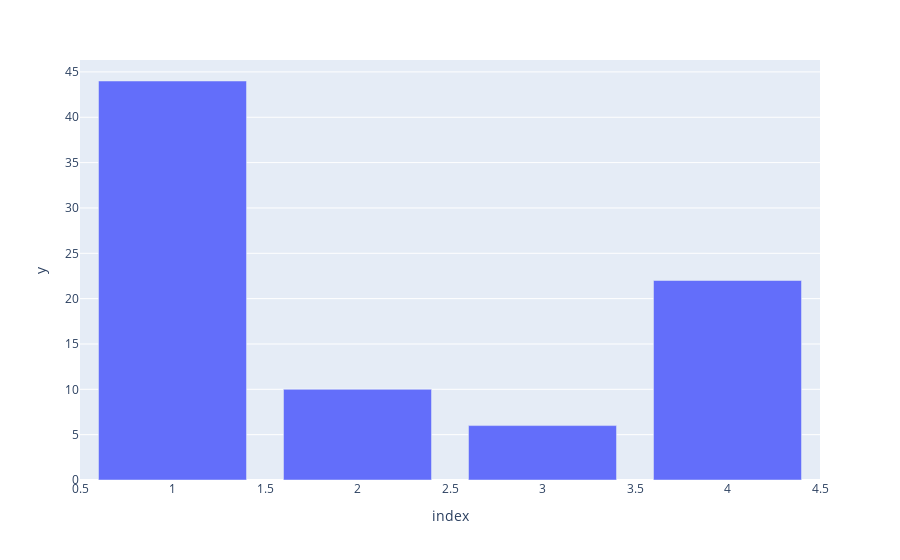

Write notebook code for a chart like this one.
### Code cell
counts2 = data['Calculated column'].value_counts()
fig = px.bar(counts2, x=counts2.index, y=counts2.values)
fig.show()

### Figure 1 — Plotly figure (JSON) as saved in the notebook; plotly's stock layout.template omitted (floating-point values rounded to 4 significant figures)
{"data": [{"alignmentgroup": "True", "hovertemplate": "index=%{x}<br>y=%{y}<extra></extra>", "legendgroup": "", "marker": {"color": "#636efa", "pattern": {"shape": ""}}, "name": "", "offsetgroup": "", "orientation": "v", "showlegend": false, "textposition": "auto", "type": "bar", "x": [1, 4, 2, 3], "xaxis": "x", "y": [44, 22, 10, 6], "yaxis": "y"}], "layout": {"barmode": "relative", "legend": {"tracegroupgap": 0}, "margin": {"t": 60}, "xaxis": {"anchor": "y", "domain": [0, 1], "title": {"text": "index"}}, "yaxis": {"anchor": "x", "domain": [0, 1], "title": {"text": "y"}}}}
